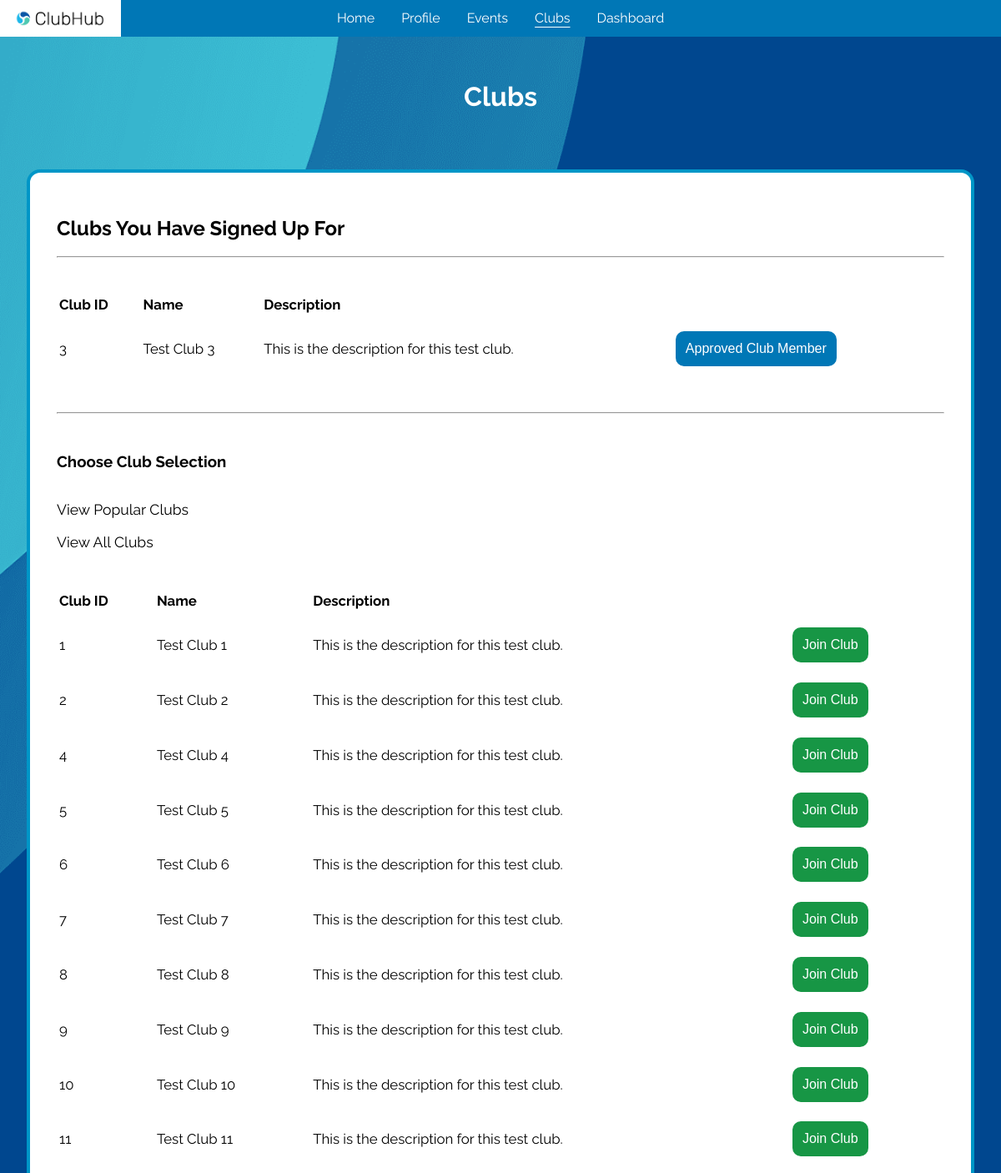
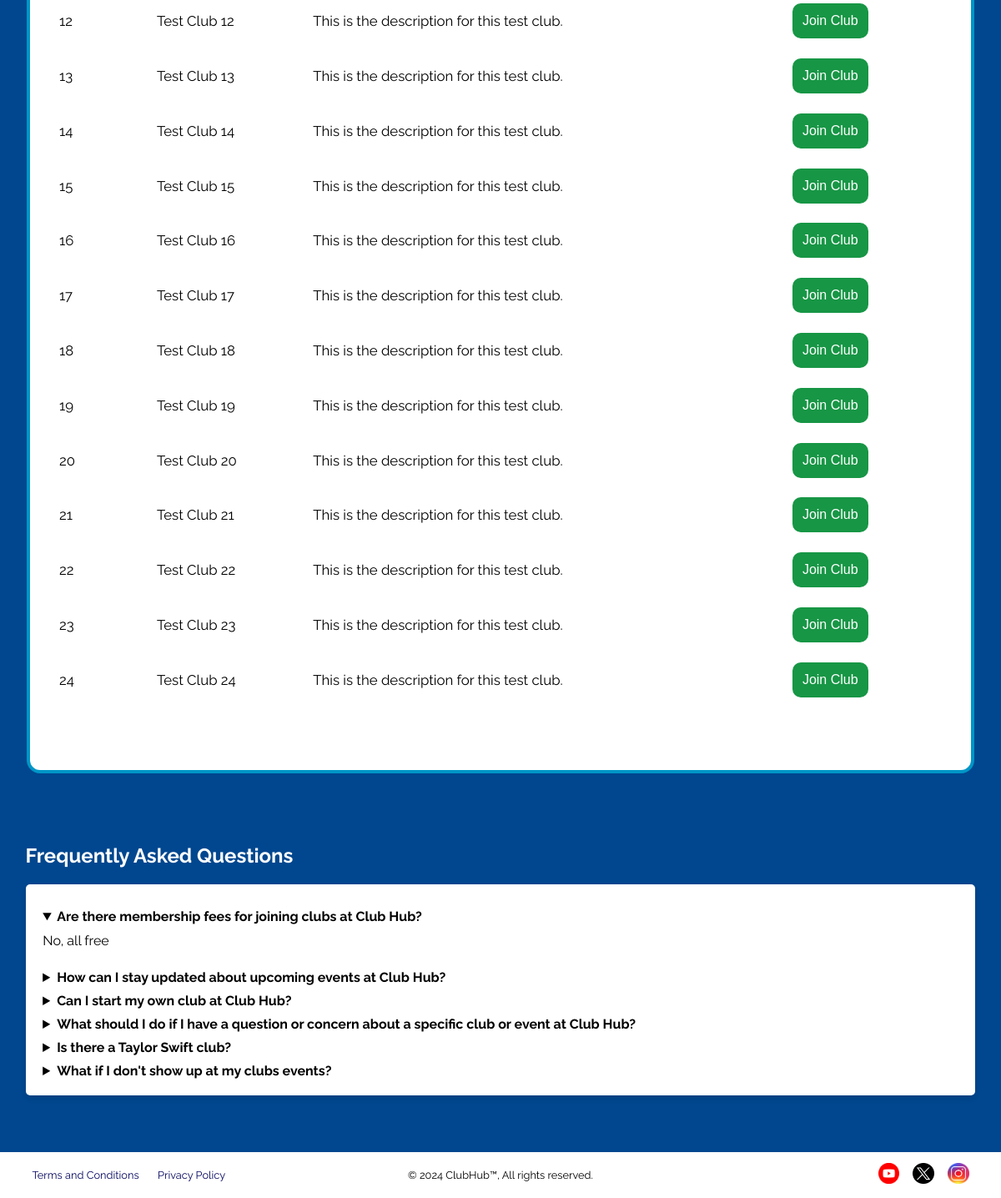
Page /clubs/ (signed in) on the committed database (2 pictures, top to bottom).
### tables this page shows
CREATE TABLE clubs (
    club_id             INTEGER         NOT NULL,
    club_name           TEXT            NOT NULL,
    club_description    TEXT            NOT NULL,
    creator             INTEGER         NOT NULL,
    validity            TEXT            NOT NULL CHECK (validity IN ('PENDING', 'APPROVED', 'REJECTED')) DEFAULT 'PENDING',
    created             DATETIME        NOT NULL DEFAULT CURRENT_TIMESTAMP,
    updated             DATETIME        NOT NULL DEFAULT CURRENT_TIMESTAMP,
    -----------------------------------------------------------------------
    PRIMARY KEY (club_id),
    FOREIGN KEY (creator) REFERENCES users(user_id)
);

### application/blueprints/clubs.py (the view)
@clubs.route("/")
def get_clubs():
    invalid = validate_student_perms(endpoint="/clubs")
    if invalid:
        return invalid
    selected: str | None = request.args.get("selected", None)
    clubs: list[Row] | None
    user_id: int = session["user-id"]
    registered: list[Row] | None = registered_clubs(user_id=user_id)
    unregistered: list[Row]
    if selected == "popular":
        unregistered = unregistered_clubs(user_id=user_id)[:5]
    else:
        unregistered = unregistered_clubs(user_id=user_id)
    return render_template(
        "html/student/clubs.html",
        unregistered=unregistered,
        registered=registered,
        selected_view=selected
    )

### application/__init__.py (called while the page is built)
@app.teardown_appcontext
def close_connection(_exception) -> None:
    db: Connection = getattr(g, "_database", None)
    if db is not None:
        db.close()

### application/util/authentication/page_access.py (called while the page is built)
def validate_access_perms(user_type: str, endpoint: str) -> str | None:
    if "user" not in session:
        error(errtype=Error.RESTRICTED_PAGE_LOGGED_OUT, endpoint=endpoint)
        return render_template("html/misc/home.html")
    current_user_type: str = session["user-type"]
    if current_user_type != user_type:
        errtype: Error = Error[f"RESTRICTED_PAGE_{user_type}"]
        error(errtype=errtype, endpoint=endpoint, user_type=current_user_type)
        return render_template("html/misc/home.html")
    return None

### application/util/db_functions/__init__.py (called while the page is built)
def get_db() -> Connection:
    db: Connection | None = getattr(g, "_database", None)
    if db is None:
        db: Connection = connect(DB_PATH)
        db.row_factory = Row
        g._database = db
    return db

def query_db(query: str, *args, single: Optional[bool] = None) -> list[Row] | Row | None:
    single = False if single is None else single
    cursor: Cursor = get_db().cursor()
    cursor.execute(query, args)
    results: list[Row] = cursor.fetchall()
    cursor.close()
    if not results:
        return None
    return results[0] if single else results

### application/util/db_functions/clubs.py (called while the page is built)
def registered_clubs(user_id: int) -> list[Row] | None:
    return query_db(
        """
            SELECT *, cm.validity as membership_status FROM clubs
            INNER JOIN club_memberships cm USING (club_id)
            WHERE cm.user_id=?;
        """, user_id
    )

def unregistered_clubs(user_id: int) -> list[Row] | None:
    return query_db(
        """
            SELECT *, cm.validity FROM clubs
            LEFT JOIN club_memberships cm ON clubs.club_id=cm.club_id AND cm.user_id=?
            WHERE cm.club_id IS NULL;
        """, user_id
    )

### application/templates/html/student/clubs.html (shortened to what this page needs)
{% extends "html/base/base.html" %}
{% block links %}
    <link rel="stylesheet" href="../../../static/css/clubs.css">
{% endblock %}
{% block header %}
    <header>
        <h1>Clubs</h1>
    </header>
{% endblock %}
{% block content %}
    <div id="main">
        <div class="table-container">
            <table>
                <h2>Clubs You Have Signed Up For</h2>
                <hr />
                <br />
                <thead>
                    <tr>
                        <th scope="col">Club ID</th>
                        <th scope="col">Name</th>
                        <th scope="col">Description</th>
                        <th scope="col"></th>
                    </tr>
                </thead>
                <tbody>
                    {% if registered %}
                        {% for club in registered %}
                            <tr>
                                <td>{{ club["club_id"] }}</td>
                                <td>{{ club["club_name"] }}</td>
                                <td>{{ club["club_description"] }}</td>
                                {% set validity = club["membership_status"] %}
                                <td>
                                    {% if validity == "PENDING" %}
                                        <button class="btn btn-requested" disabled>Club Membership Requested</button>
                                    {% elif validity == "APPROVED" %}
                                        <button class="btn btn-accepted" disabled>Approved Club Member</button>
                                    {% endif %}
                                </td>
                            </tr>
                        {% endfor %}
                    {% endif %}
                </tbody>
            </table>
            <hr />
            <div id="top">
                {% if selected_view == "popular" %}
                    <h3>Popular Clubs</h3>
                {% elif selected_view == "all" %}
                    <h3>All Clubs</h3>
                {% else %}
                    <h3>Choose Club Selection</h3>
                {% endif %}
                <a href="/clubs?selected=popular">View Popular Clubs</a>
                <a href="/clubs?selected=all">View All Clubs</a>
            </div>
            <table>
                <thead>
                    <tr>
                        <th scope="col">Club ID</th>
                        <th scope="col">Name</th>
                        <th scope="col">Description</th>
                        <th scope="col"></th>
                    </tr>
                </thead>
                <tbody>
                    {% if unregistered %}
                        {% for club in unregistered %}
                            <tr>
                                <td>{{ club["club_id"] }}</td>
                                <td>{{ club["club_name"] }}</td>
                                <td>{{ club["club_description"] }}</td>
                                {% set validity = club["validity"] %}
                                <td>
                                    <form action="/clubs/join?club_id={{ club["club_id"] }}&club_name={{ club["club_name"] }}" method="post">
                                        <button type="submit" class="btn btn-join">Join Club</button>
                                    </form>
                                </td>
                            </tr>
                        {% endfor %}
                    {% endif %}
                </tbody>
            </table>
        </div>
    </div>
    <div class="container">
        <h2>Frequently Asked Questions</h2>
        <div class="qa-section">
            <details open>
                <summary>
                    Are there membership fees for joining clubs at Club Hub?
                    <svg class="control-icon control-icon-expand" width="24" height="24" role="presentation">
                        <use xmlns:xlink="http://www.w3.org/1999/xlink" xlink:href="#expand-more"></use>
                    </svg>
                    <svg class="control-icon control-icon-close" width="24" height="24" role="presentation">
                        <use xmlns:xlink="http://www.w3.org/1999/xlink" xlink:href="#close"></use>
                    </svg>
                </summary>
                <p>No, all free</p>
            </details>
            <details>
                <summary>
                    How can I stay updated about upcoming events at Club Hub?
                    <svg class="control-icon control-icon-expand" width="24" height="24" role="presentation">
                        <use xmlns:xlink="http://www.w3.org/1999/xlink" xlink:href="#expand-more"></use>
                    </svg>
                    <svg class="control-icon control-icon-close" width="24" height="24" role="presentation">
                        <use xmlns:xlink="http://www.w3.org/1999/xlink" xlink:href="#close"></use>
                    </svg>
                </summary>
            </details>
            <details>
                <summary>
                    Can I start my own club at Club Hub?
                    <svg class="control-icon control-icon-expand" width="24" height="24" role="presentation">
                        <use xmlns:xlink="http://www.w3.org/1999/xlink" xlink:href="#expand-more"></use>
                    </svg>
                    <svg class="control-icon control-icon-close" width="24" height="24" role="presentation">
                        <use xmlns:xlink="http://www.w3.org/1999/xlink" xlink:href="#close"></use>
                    </svg>
                </summary>
            </details>
            <details>
                <summary>
                    What should I do if I have a question or concern about a specific club or event at Club Hub?
                    <svg class="control-icon control-icon-expand" width="24" height="24" role="presentation">
                        <use xmlns:xlink="http://www.w3.org/1999/xlink" xlink:href="#expand-more"></use>
                    </svg>
                    <svg class="control-icon control-icon-close" width="24" height="24" role="presentation">
                        <use xmlns:xlink="http://www.w3.org/1999/xlink" xlink:href="#close"></use>
                    </svg>
                </summary>
            </details>
            <details>
                <summary>
                    Is there a Taylor Swift club?
                    <svg class="control-icon control-icon-expand" width="24" height="24" role="presentation">
                        <use xmlns:xlink="http://www.w3.org/1999/xlink" xlink:href="#expand-more"></use>
                    </svg>
                    <svg class="control-icon control-icon-close" width="24" height="24" role="presentation">
                        <use xmlns:xlink="http://www.w3.org/1999/xlink" xlink:href="#close"></use>
                    </svg>
                </summary>
            </details>
            <details>
                <summary>
                    What if I don't show up at my clubs events?
                    <svg class="control-icon control-icon-expand" width="24" height="24" role="presentation">
                        <use xmlns:xlink="http://www.w3.org/1999/xlink" xlink:href="#expand-more"></use>
                    </svg>
                    <svg class="control-icon control-icon-close" width="24" height="24" role="presentation">
                        <use xmlns:xlink="http://www.w3.org/1999/xlink" xlink:href="#close"></use>
                    </svg>
                </summary>
            </details>
        </div>
    </div>
{% endblock %}

### application/static/css/base.css (style rules this page uses)
:root { --light-grey: #8a8988; --lighter-grey: #c4c4c4; --even-lighter-grey: #f2f2f2; --cyan: #3bbbd2; --light-blue: #0077b6; --lighter-blue: #0096c7; --even-lighter-blue: #90e0ef; --dark-blue: #023e8a; --darker-blue: #03045e; --lighter-green: #5afa8d; --light-green: #179645; --dark-green: #237543; --light-red: #db5658; --dark-red: #990f0f; --white: #ffffff; --black: #000000; --dark-grey: #1e2e33; --email-red: #f44336; --yt-red: #ff1c04; --pink: #e33667; --turquoise: #028080; }
* { box-sizing: border-box; }
body { scroll-behavior: smooth; margin: 0; padding: 0; background-color: var(--darker-blue); font-family: "Raleway", system-ui, Arial, sans-serif !important; color: var(--white); min-height: 100vh; display: flex; flex-direction: column; overflow-x: hidden; }
::placeholder { opacity: 0.6; }
header h1 { text-align: center; margin: 1.65em 0; }
a { text-decoration: none !important; color: var(--even-lighter-blue); }

### application/static/css/clubs.css (style rules this page uses)
body { background-image: url("../png/blue-background-flipped-xy.png"); background-size: cover; background-position: center center; }
#main { padding: 0 2em 2em; }
#main h3 { margin-top: -1em; }
#top { width: 100%; display: flex; flex-direction: column; margin: 4em 0 2em; }
#top a { font-size: 1.1rem; color: var(--black); padding: 1em 1em 0 0; width: fit-content; }
.table-container { margin-top: 1em; width: 100%; color: var(--black); background: var(--white); padding: 2em; border: 0.25em solid var(--lighter-blue); border-radius: 1em; }
.table-container table { font-size: 1.05rem; width: 100%; text-align: left; margin-bottom: 3em; }
.table-container table tr td, .table-container table tr th { position: relative; padding-top: 1em; }
.btn { font-size: 1rem; color: var(--white) !important; width: fit-content; padding: 0.75em; border: 0.15em solid var(--white); border-radius: 0.75em; display: block; transition: translate 250ms; }
.btn-join { background: var(--light-green); }
.btn-accepted { background: var(--light-blue); }
.container { margin-top: 2em; margin-bottom: 3em; }
.container h2 { padding-left: 2.55%; }
.qa-section { background-color: var(--white); padding: 20px; border-radius: 5px; box-shadow: 0 4px 6px rgba(0, 0, 0, 0.1); width: 94.8%; margin: 20px auto; }
.qa-section summary { font-weight: bold; cursor: pointer; color: black; }
.qa-section p { margin-top: 10px; color: black; }

### rows in the picture
clubs: club_id "1", club_name "Test Club 1", club_description "This is the description for this test club."
clubs: club_id "2", club_name "Test Club 2", club_description "This is the description for this test club."
clubs: club_id "4", club_name "Test Club 4", club_description "This is the description for this test club."
clubs: club_id "5", club_name "Test Club 5", club_description "This is the description for this test club."
clubs: club_id "6", club_name "Test Club 6", club_description "This is the description for this test club."
clubs: club_id "7", club_name "Test Club 7", club_description "This is the description for this test club."
clubs: club_id "8", club_name "Test Club 8", club_description "This is the description for this test club."
clubs: club_id "9", club_name "Test Club 9", club_description "This is the description for this test club."
clubs: club_id "10", club_name "Test Club 10", club_description "This is the description for this test club."
clubs: club_id "11", club_name "Test Club 11", club_description "This is the description for this test club."
clubs: club_id "12", club_name "Test Club 12", club_description "This is the description for this test club."
clubs: club_id "13", club_name "Test Club 13", club_description "This is the description for this test club."
clubs: club_id "14", club_name "Test Club 14", club_description "This is the description for this test club."
clubs: club_id "15", club_name "Test Club 15", club_description "This is the description for this test club."
clubs: club_id "16", club_name "Test Club 16", club_description "This is the description for this test club."
clubs: club_id "17", club_name "Test Club 17", club_description "This is the description for this test club."
clubs: club_id "18", club_name "Test Club 18", club_description "This is the description for this test club."
clubs: club_id "19", club_name "Test Club 19", club_description "This is the description for this test club."
clubs: club_id "20", club_name "Test Club 20", club_description "This is the description for this test club."
clubs: club_id "21", club_name "Test Club 21", club_description "This is the description for this test club."
clubs: club_id "22", club_name "Test Club 22", club_description "This is the description for this test club."
clubs: club_id "23", club_name "Test Club 23", club_description "This is the description for this test club."
clubs: club_id "24", club_name "Test Club 24", club_description "This is the description for this test club."

### other values in the picture
{{ club["club_id"] }} "3"
{{ club["club_name"] }} "Test Club 3"
{{ club["club_description"] }} "This is the description for this test club."
